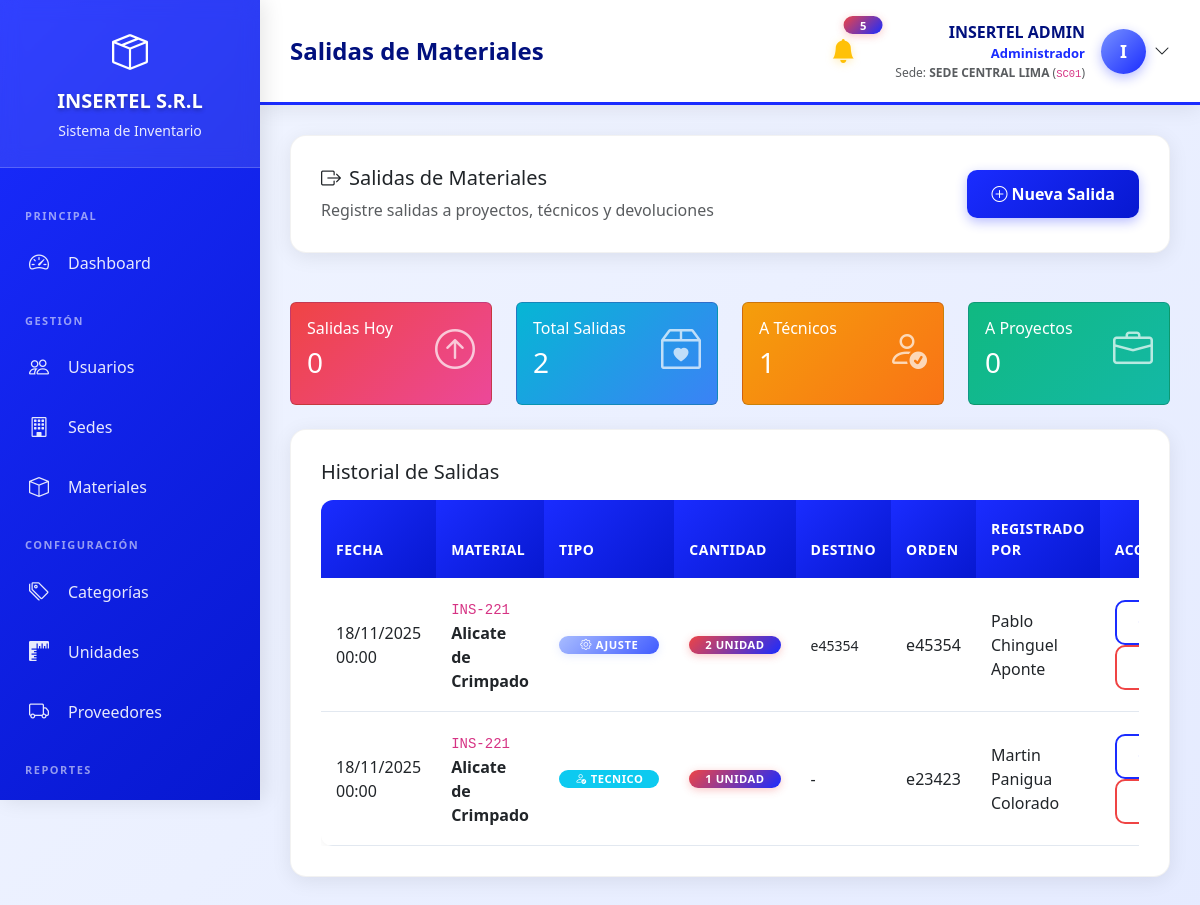
/views/admin/salidas_materiales.php (signed in), run on the app's committed database.
### tables this page shows
CREATE TABLE `configuracion_sistema` (
  `id` int(11) NOT NULL,
  `clave` varchar(100) NOT NULL,
  `valor` text DEFAULT NULL,
  `descripcion` varchar(255) DEFAULT NULL,
  `tipo` enum('texto','numero','boolean','json') DEFAULT 'texto',
  `categoria` varchar(50) DEFAULT 'general',
  `updated_at` timestamp NOT NULL DEFAULT current_timestamp() ON UPDATE current_timestamp()
);

CREATE TABLE `salidas_materiales` (
  `id` int(11) NOT NULL,
  `movimiento_id` int(11) NOT NULL,
  `tipo_salida` enum('proyecto','tecnico','devolucion_proveedor','ajuste') DEFAULT 'proyecto',
  `proyecto_id` int(11) DEFAULT NULL,
  `tecnico_id` int(11) DEFAULT NULL,
  `numero_orden` varchar(100) DEFAULT NULL,
  `fecha_salida` date NOT NULL,
  `usuario_id` int(11) NOT NULL,
  `created_at` timestamp NOT NULL DEFAULT current_timestamp(),
  `updated_at` timestamp NOT NULL DEFAULT current_timestamp() ON UPDATE current_timestamp()
);

CREATE TABLE `materiales` (
  `id` int(11) NOT NULL,
  `codigo` varchar(50) DEFAULT NULL,
  `nombre` varchar(150) NOT NULL,
  `descripcion` text DEFAULT NULL,
  `categoria_id` int(11) DEFAULT NULL,
  `sede_id` int(11) DEFAULT NULL,
  `unidad` varchar(20) NOT NULL,
  `proveedor_id` int(11) DEFAULT NULL,
  `costo_unitario` decimal(10,2) DEFAULT 0.00,
  `stock_actual` int(11) DEFAULT 0,
  `stock_minimo` int(11) DEFAULT 0,
  `stock_maximo` int(11) DEFAULT 0,
  `ubicacion` varchar(100) DEFAULT NULL,
  `fecha_vencimiento` date DEFAULT NULL,
  `lote` varchar(100) DEFAULT NULL,
  `estado` enum('activo','inactivo') DEFAULT 'activo',
  `created_at` timestamp NOT NULL DEFAULT current_timestamp(),
  `updated_at` timestamp NOT NULL DEFAULT current_timestamp() ON UPDATE current_timestamp()
);

CREATE TABLE `movimientos_inventario` (
  `id` int(11) NOT NULL,
  `material_id` int(11) NOT NULL,
  `tipo_movimiento` enum('entrada','salida','ajuste') NOT NULL,
  `cantidad` int(11) NOT NULL,
  `motivo` varchar(255) DEFAULT NULL,
  `usuario_id` int(11) NOT NULL,
  `sede_id` int(11) DEFAULT NULL,
  `tecnico_asignado_id` int(11) DEFAULT NULL,
  `fecha_movimiento` datetime DEFAULT current_timestamp(),
  `documento_referencia` varchar(100) DEFAULT NULL,
  `observaciones` text DEFAULT NULL,
  `created_at` timestamp NOT NULL DEFAULT current_timestamp()
);

CREATE TABLE `usuarios` (
  `id` int(11) NOT NULL,
  `username` varchar(50) NOT NULL,
  `password` varchar(255) NOT NULL,
  `nombre_completo` varchar(150) NOT NULL,
  `email` varchar(100) DEFAULT NULL,
  `telefono` varchar(20) DEFAULT NULL,
  `imagen_perfil` varchar(255) DEFAULT NULL,
  `rol_id` int(11) NOT NULL,
  `sede_id` int(11) DEFAULT NULL,
  `estado` enum('activo','inactivo') DEFAULT 'activo',
  `ultimo_acceso` datetime DEFAULT NULL,
  `created_at` timestamp NOT NULL DEFAULT current_timestamp(),
  `updated_at` timestamp NOT NULL DEFAULT current_timestamp() ON UPDATE current_timestamp()
);

### views/admin/salidas_materiales.php (called while the page is built, shortened)
<?php
require_once '../../config/functions.php';
include '../almacen/salidas_materiales.php';

### config/functions.php (called while the page is built, shortened)
<?php
function obtenerNombreEmpresa()
{
    static $nombre_empresa = null;
    if ($nombre_empresa === null) {
        try {
            $database = new Database();
            $db = $database->getConnection();
            $stmt = $db->prepare("SELECT valor FROM configuracion_sistema WHERE clave = 'empresa_nombre' LIMIT 1");
            $stmt->execute();
            $result = $stmt->fetch(PDO::FETCH_ASSOC);
            $nombre_empresa = $result['valor'] ?? 'INSERTEL S.R.L.';
        } catch (Exception $e) {
            $nombre_empresa = 'INSERTEL S.R.L.';
        }
    }
    return $nombre_empresa;
}
function tieneRol($rol_id)
{
    return isset($_SESSION['rol_id']) && (int)$_SESSION['rol_id'] === (int)$rol_id;
}
function obtenerSedeActual()
{
    return $_SESSION['sede_id'] ?? null;
}
function formatearFechaHora($fecha, $formato = 'd/m/Y H:i')
{
    $date = new DateTime($fecha);
    return $date->format($formato);
}

### views/almacen/salidas_materiales.php (the view, shortened to what this page needs)
<?php
require_once '../../config/functions.php';
$database = new Database();
$db = $database->getConnection();
$query_salidas = "SELECT sm.*, m.nombre as material_nombre, m.codigo, m.unidad,
                          u.nombre_completo as usuario_nombre, ut.nombre_completo as tecnico_nombre,
                          mi.cantidad
                   FROM salidas_materiales sm
                   LEFT JOIN movimientos_inventario mi ON sm.movimiento_id = mi.id
                   LEFT JOIN materiales m ON mi.material_id = m.id
                   LEFT JOIN usuarios u ON sm.usuario_id = u.id
                   LEFT JOIN usuarios ut ON sm.tecnico_id = ut.id";
if (!esSuperAdmin()) {
    $sede_actual = obtenerSedeActual();
    if ($sede_actual) {
        $query_salidas .= " WHERE mi.sede_id = :sede_id";
    }
}
$query_salidas .= " ORDER BY sm.fecha_salida DESC LIMIT 50";
$stmt_salidas = $db->prepare($query_salidas);
if (!esSuperAdmin()) {
    $sede_actual = obtenerSedeActual();
    if ($sede_actual) {
        $stmt_salidas->bindParam(':sede_id', $sede_actual);
    }
}
$stmt_salidas->execute();
$salidas = $stmt_salidas->fetchAll(PDO::FETCH_ASSOC);
$page_title = "Salidas de Materiales";
include '../layouts/header.php';
?>
<div class="row mb-4">
    <div class="col-12">
        <div class="content-card">
            <div class="d-flex justify-content-between align-items-center">
                <div>
                    <h5><i class="bi bi-box-arrow-right me-2"></i>Salidas de Materiales</h5>
                    <p class="text-muted mb-0">Registre salidas a proyectos, técnicos y devoluciones</p>
                </div>
                <button type="button" class="btn btn-primary" data-bs-toggle="modal" data-bs-target="#modalNuevaSalida">
                    <i class="bi bi-plus-circle me-1"></i>Nueva Salida
                </button>
            </div>
        </div>
    </div>
</div>
<div class="row mb-4">
    <div class="col-md-3">
        <div class="card bg-gradient-danger text-white">
            <div class="card-body">
                <div class="d-flex justify-content-between">
                    <div>
                        <h6 class="card-title">Salidas Hoy</h6>
                        <h3><?php
                            $hoy = date('Y-m-d');
                            $count_hoy = count(array_filter($salidas, function($s) use ($hoy) {
                                return date('Y-m-d', strtotime($s['fecha_salida'])) === $hoy;
                            }));
                            echo $count_hoy;
                        ?></h3>
                    </div>
                    <i class="bi bi-arrow-up-circle" style="font-size: 2.5rem; opacity: 0.7;"></i>
                </div>
            </div>
        </div>
    </div>
    <div class="col-md-3">
        <div class="card bg-gradient-info text-white">
            <div class="card-body">
                <div class="d-flex justify-content-between">
                    <div>
                        <h6 class="card-title">Total Salidas</h6>
                        <h3><?php echo count($salidas); ?></h3>
                    </div>
                    <i class="bi bi-box2-heart" style="font-size: 2.5rem; opacity: 0.7;"></i>
                </div>
            </div>
        </div>
    </div>
    <div class="col-md-3">
        <div class="card bg-gradient-warning text-white">
            <div class="card-body">
                <div class="d-flex justify-content-between">
                    <div>
                        <h6 class="card-title">A Técnicos</h6>
                        <h3><?php
                            $count_tec = count(array_filter($salidas, function($s) {
                                return $s['tipo_salida'] === 'tecnico';
                            }));
                            echo $count_tec;
                        ?></h3>
                    </div>
                    <i class="bi bi-person-check" style="font-size: 2.5rem; opacity: 0.7;"></i>
                </div>
            </div>
        </div>
    </div>
    <div class="col-md-3">
        <div class="card bg-gradient-success text-white">
            <div class="card-body">
                <div class="d-flex justify-content-between">
                    <div>
                        <h6 class="card-title">A Proyectos</h6>
                        <h3><?php
                            $count_proy = count(array_filter($salidas, function($s) {
                                return $s['tipo_salida'] === 'proyecto';
                            }));
                            echo $count_proy;
                        ?></h3>
                    </div>
                    <i class="bi bi-briefcase" style="font-size: 2.5rem; opacity: 0.7;"></i>
                </div>
            </div>
        </div>
    </div>
</div>
<div class="row">
    <div class="col-12">
        <div class="content-card">
            <h5 class="mb-3">Historial de Salidas</h5>
            <div class="table-responsive">
                <table class="table table-hover">
                    <thead>
                        <tr>
                            <th>Fecha</th>
                            <th>Material</th>
                            <th>Tipo</th>
                            <th>Cantidad</th>
                            <th>Destino</th>
                            <th>Orden</th>
                            <th>Registrado por</th>
                            <th>Acciones</th>
                        </tr>
                    </thead>
                    <tbody>
                        <?php if (empty($salidas)): ?>
                        <tr>
                            <td colspan="8" class="text-center text-muted py-4">No hay salidas registradas</td>
                        </tr>
                        <?php else: ?>
                            <?php foreach ($salidas as $salida): ?>
                            <tr>
                                <td><?php echo formatearFechaHora($salida['fecha_salida']); ?></td>
                                <td>
                                    <code><?php echo $salida['codigo']; ?></code>
                                    <strong class="d-block"><?php echo $salida['material_nombre']; ?></strong>
                                </td>
                                <td>
                                    <?php
                                    $badge_class = match($salida['tipo_salida']) {
                                        'tecnico' => 'bg-info',
                                        'proyecto' => 'bg-success',
                                        'devolucion_proveedor' => 'bg-warning',
                                        'ajuste' => 'bg-secondary',
                                        default => 'bg-dark'
                                    };
                                    $icon = match($salida['tipo_salida']) {
                                        'tecnico' => 'person-check',
                                        'proyecto' => 'briefcase',
                                        'devolucion_proveedor' => 'truck',
                                        'ajuste' => 'gear',
                                        default => 'box'
                                    };
                                    ?>
                                    <span class="badge <?php echo $badge_class; ?>">
                                        <i class="bi bi-<?php echo $icon; ?> me-1"></i>
                                        <?php echo ucfirst(str_replace('_', ' ', $salida['tipo_salida'])); ?>
                                    </span>
                                </td>
                                <td>
                                    <span class="badge bg-danger"><?php echo $salida['cantidad']; ?> <?php echo $salida['unidad']; ?></span>
                                </td>
                                <td>
                                    <?php if ($salida['tipo_salida'] === 'tecnico'): ?>
                                        <?php echo $salida['tecnico_nombre'] ?? '-'; ?>
                                    <?php else: ?>
                                        <small><?php echo $salida['numero_orden'] ?? '-'; ?></small>
                                    <?php endif; ?>
                                </td>
                                <td><?php echo $salida['numero_orden'] ?? '-'; ?></td>
                                <td><?php echo $salida['usuario_nombre']; ?></td>
                                <td>
                                    <button type="button" class="btn btn-sm btn-outline-primary"
                                            onclick="verDetalleSalida(<?php echo htmlspecialchars(json_encode($salida)); ?>)">
                                    </button>
                                    <button type="button" class="btn btn-sm btn-outline-danger" onclick="confirmarEliminacion(<?php echo $salida['id']; ?>, 'salida')">
                                    </button>
                                </td>
                            </tr>
                            <?php endforeach; ?>
                        <?php endif; ?>
                    </tbody>
                </table>
            </div>
        </div>
    </div>
</div>
<?php include '../layouts/footer.php'; ?>

### views/layouts/header.php (shortened to what this page needs)
<?php
$nombre_empresa = obtenerNombreEmpresa();
?>
<!DOCTYPE html>
<html lang="es">
<head>
    <link href="https://cdn.jsdelivr.net/npm/bootstrap@5.3.0/dist/css/bootstrap.min.css" rel="stylesheet">
    <link rel="stylesheet" href="https://cdn.jsdelivr.net/npm/bootstrap-icons@1.11.0/font/bootstrap-icons.css">
</head>
<body>
    <div class="sidebar">
        <div class="sidebar-header">
            <i class="bi bi-box-seam" style="font-size: 36px;"></i>
            <h4><?php echo $nombre_empresa; ?></h4>
            <small>Sistema de Inventario</small>
        </div>
        <div class="sidebar-menu">
            <?php
            if (tieneRol(ROL_SUPERADMIN)) {
                include 'menu_superadmin.php';
            } elseif (tieneRol(ROL_ADMINISTRADOR)) {
                include 'menu_admin.php';
            } elseif (tieneRol(ROL_JEFE_ALMACEN)) {
                include 'menu_jefe.php';
            } elseif (tieneRol(ROL_ASISTENTE_ALMACEN)) {
                include 'menu_asistente.php';
            } elseif (tieneRol(ROL_TECNICO)) {
                include 'menu_tecnico.php';
            }
            ?>
        </div>
    </div>
    <div class="main-content">
        <div class="topbar">
            <h5><?php echo $page_title ?? 'Dashboard'; ?></h5>
            <div class="user-info">
                <?php include __DIR__ . '/../../components/alertas_stock.php'; ?>
                <div class="dropdown">
                    <div class="d-flex align-items-center cursor-pointer" data-bs-toggle="dropdown" aria-expanded="false">
                        <div class="user-details me-3">
                            <div class="user-name"><?php echo $_SESSION['nombre_completo']; ?></div>
                            <div class="user-role"><?php echo $_SESSION['rol_nombre']; ?></div>
                            <?php if (!tieneRol(ROL_SUPERADMIN) && isset($_SESSION['sede_nombre'])): ?>
                                <div class="text-muted" style="font-size: 12px;">
                                    Sede: <strong><?php echo $_SESSION['sede_nombre']; ?></strong>
                                    <?php if (!empty($_SESSION['sede_codigo'])): ?>
                                        (<code><?php echo $_SESSION['sede_codigo']; ?></code>)
                                    <?php endif; ?>
                                </div>
                            <?php endif; ?>
                        </div>
                        <div class="user-avatar">
                            <?php echo strtoupper(substr($_SESSION['nombre_completo'], 0, 1)); ?>
                        </div>
                        <i class="bi bi-chevron-down ms-2"></i>
                    </div>
                </div>
            </div>
        </div>
        <div class="content-area">

### data on the page
configuracion_sistema: valor "INSERTEL S.R.L"
salidas_materiales: fecha_salida "18/11/2025 00:00", materiales.codigo "INS-221", materiales.nombre "Alicate de Crimpado", tipo_salida "AJUSTE", movimiento.cantidad "2", materiales.unidad "UNIDAD", numero_orden "e45354", usuario.nombre_completo "Pablo Chinguel Aponte"
salidas_materiales: fecha_salida "18/11/2025 00:00", materiales.codigo "INS-221", materiales.nombre "Alicate de Crimpado", tipo_salida "TECNICO", movimiento.cantidad "1", materiales.unidad "UNIDAD", tecnico_nombre "-", numero_orden "e23423", usuario.nombre_completo "Martin Panigua Colorado"

### other printed values
$page_title "Salidas de Materiales"
$total_alertas "5"
$_SESSION['nombre_completo'] "INSERTEL ADMIN"
$_SESSION['rol_nombre'] "Administrador"
$_SESSION['sede_nombre'] "SEDE CENTRAL LIMA"
$_SESSION['sede_codigo'] "SC01"
substr($_SESSION['nombre_completo'], 0, 1) "I"
$count_hoy "0"
count($salidas) "2"
$count_tec "1"
$count_proy "0"
